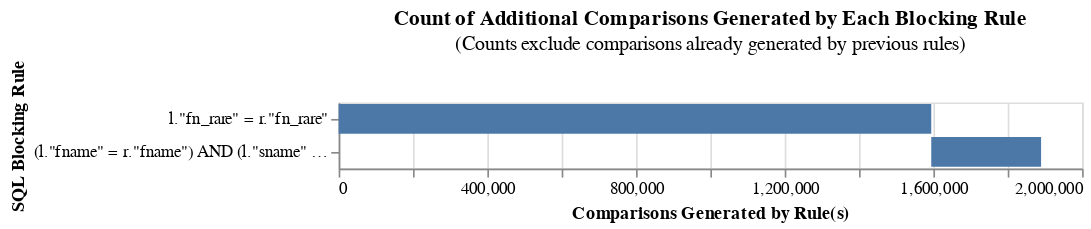

Source (notebook cell):
### Markdown cell above
# Advanced blocking - maximum block size

Sometimes a field is very skewed - a few values have a very high frequency, while most values have a relatively low frequency. Names are often like this. It may be useful to block on these fields, but only using the values with a low frequency. 

If you do this, some records will be excluded because their value for that field is too common. This means that you need to make sure there are other blocking rules that can pick up potential links for those records. The following example shows this by blocking on first names that appear less than 500 times, and following that by blocking on first name and surname (with no restriction on frequency).

### Code cell
df_concat = con.sql(
    """
    select *, 'df_l' as source_dataset
    from df_l 
    
    union all
    
    select *, 'df_r' as source_dataset
    from df_r
    """
)

# add a 
fn_counts = con.sql(
    """
    select
        fname,
        case
            when count(*) < 500 then fname
            else NULL
        end as fn_rare
    from df_concat
    group by fname
    """
)

df = con.sql(
    """
    select *
    from df_concat
    left join fn_counts
    using (fname)
    """
)

cumulative_comparisons_to_be_scored_from_blocking_rules_chart(
    table_or_tables=[df],
    blocking_rules=[block_on("fn_rare"), block_on("fname", "sname")],
    link_type='link_only',
    db_api=db_api,
)

### Figure 1 — Vega-Lite specification as saved in the notebook (floating-point values rounded to 4 significant figures)
{"config": {"view": {"continuousWidth": 300, "continuousHeight": 300}}, "data": {"name": "data-dc1b9745664315f555599ac7fb800021"}, "mark": "bar", "encoding": {"order": {"field": "cumulative_rows"}, "tooltip": [{"field": "blocking_rule", "title": "SQL Condition", "type": "nominal"}, {"field": "row_count", "format": ",", "title": "Comparisons Generated", "type": "quantitative"}, {"field": "cumulative_rows", "format": ",", "title": "Cumulative Comparisons", "type": "quantitative"}, {"field": "cartesian", "format": ",", "title": "Total comparisons in Cartesian product", "type": "quantitative"}], "x": {"field": "start", "title": "Comparisons Generated by Rule(s)", "type": "quantitative"}, "x2": {"field": "cumulative_rows"}, "y": {"field": "blocking_rule", "sort": ["-x2"], "title": "SQL Blocking Rule"}}, "height": {"step": 20}, "title": {"text": "Count of Additional Comparisons Generated by Each Blocking Rule", "subtitle": "(Counts exclude comparisons already generated by previous rules)"}, "width": 450, "$schema": "https://vega.github.io/schema/vega-lite/v5.9.3.json", "datasets": {"data-dc1b9745664315f555599ac7fb800021": [{"blocking_rule": "l.\"fn_rare\" = r.\"fn_rare\"", "row_count": 1594291, "cumulative_rows": 1594291, "cartesian": 8593290000, "match_key": "0", "start": 0}, {"blocking_rule": "(l.\"fname\" = r.\"fname\") AND (l.\"sname\" = r.\"sname\")", "row_count": 295469, "cumulative_rows": 1889760, "cartesian": 8593290000, "match_key": "1", "start": 1594291}]}}
